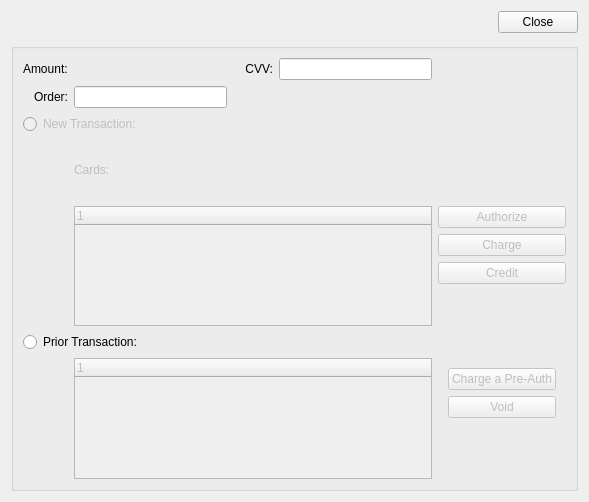
<?xml version="1.0" encoding="UTF-8"?>
<ui version="4.0">
 <comment>This file is part of the xTuple ERP: PostBooks Edition, a free and
open source Enterprise Resource Planning software suite,
Copyright (c) 1999-2012 by OpenMFG LLC, d/b/a xTuple.
It is licensed to you under the Common Public Attribution License
version 1.0, the full text of which (including xTuple-specific Exhibits)
is available at www.xtuple.com/CPAL.  By using this software, you agree
to be bound by its terms.</comment>
 <class>scriptCC</class>
 <widget class="QWidget" name="scriptCC">
  <property name="geometry">
   <rect>
    <x>0</x>
    <y>0</y>
    <width>589</width>
    <height>502</height>
   </rect>
  </property>
  <property name="windowTitle">
   <string>Form</string>
  </property>
  <layout class="QGridLayout" name="gridLayout_2">
   <item row="0" column="0" rowspan="2">
    <widget class="CustInfo" name="_cust" native="true"/>
   </item>
   <item row="0" column="3" rowspan="2">
    <layout class="QVBoxLayout" name="verticalLayout_3">
     <item>
      <widget class="QPushButton" name="_close">
       <property name="text">
        <string>Close</string>
       </property>
      </widget>
     </item>
     <item>
      <spacer name="verticalSpacer_3">
       <property name="orientation">
        <enum>Qt::Vertical</enum>
       </property>
       <property name="sizeHint" stdset="0">
        <size>
         <width>20</width>
         <height>0</height>
        </size>
       </property>
      </spacer>
     </item>
    </layout>
   </item>
   <item row="2" column="0" colspan="4">
    <widget class="QGroupBox" name="groupBox">
     <property name="title">
      <string/>
     </property>
     <layout class="QGridLayout" name="gridLayout">
      <item row="2" column="0" colspan="3">
       <widget class="QRadioButton" name="_newTrans">
        <property name="enabled">
         <bool>false</bool>
        </property>
        <property name="text">
         <string>New Transaction:</string>
        </property>
       </widget>
      </item>
      <item row="3" column="0" rowspan="3">
       <spacer name="horizontalSpacer">
        <property name="orientation">
         <enum>Qt::Horizontal</enum>
        </property>
        <property name="sizeType">
         <enum>QSizePolicy::Fixed</enum>
        </property>
        <property name="sizeHint" stdset="0">
         <size>
          <width>20</width>
          <height>60</height>
         </size>
        </property>
       </spacer>
      </item>
      <item row="6" column="1" colspan="5">
       <widget class="XTreeWidget" name="_card">
        <property name="enabled">
         <bool>false</bool>
        </property>
       </widget>
      </item>
      <item row="7" column="0" colspan="3">
       <widget class="QRadioButton" name="_oldTrans">
        <property name="text">
         <string>Prior Transaction:</string>
        </property>
       </widget>
      </item>
      <item row="8" column="1" colspan="5">
       <widget class="XTreeWidget" name="_prior">
        <property name="enabled">
         <bool>false</bool>
        </property>
       </widget>
      </item>
      <item row="4" column="1">
       <widget class="QLabel" name="_cardLit">
        <property name="enabled">
         <bool>false</bool>
        </property>
        <property name="text">
         <string>Cards:</string>
        </property>
       </widget>
      </item>
      <item row="8" column="6">
       <layout class="QVBoxLayout" name="verticalLayout">
        <property name="margin">
         <number>10</number>
        </property>
        <item>
         <widget class="QPushButton" name="_chargePreauth">
          <property name="enabled">
           <bool>false</bool>
          </property>
          <property name="text">
           <string>Charge a Pre-Auth</string>
          </property>
         </widget>
        </item>
        <item>
         <widget class="QPushButton" name="_void">
          <property name="enabled">
           <bool>false</bool>
          </property>
          <property name="text">
           <string>Void</string>
          </property>
         </widget>
        </item>
        <item>
         <spacer name="verticalSpacer">
          <property name="orientation">
           <enum>Qt::Vertical</enum>
          </property>
          <property name="sizeHint" stdset="0">
           <size>
            <width>0</width>
            <height>0</height>
           </size>
          </property>
         </spacer>
        </item>
       </layout>
      </item>
      <item row="6" column="6">
       <layout class="QVBoxLayout" name="verticalLayout_2">
        <item>
         <widget class="QPushButton" name="_authorize">
          <property name="enabled">
           <bool>false</bool>
          </property>
          <property name="text">
           <string>Authorize</string>
          </property>
         </widget>
        </item>
        <item>
         <widget class="QPushButton" name="_charge">
          <property name="enabled">
           <bool>false</bool>
          </property>
          <property name="text">
           <string>Charge</string>
          </property>
         </widget>
        </item>
        <item>
         <widget class="QPushButton" name="_credit">
          <property name="enabled">
           <bool>false</bool>
          </property>
          <property name="text">
           <string>Credit</string>
          </property>
         </widget>
        </item>
        <item>
         <spacer name="verticalSpacer_2">
          <property name="orientation">
           <enum>Qt::Vertical</enum>
          </property>
          <property name="sizeHint" stdset="0">
           <size>
            <width>0</width>
            <height>0</height>
           </size>
          </property>
         </spacer>
        </item>
       </layout>
      </item>
      <item row="0" column="0">
       <widget class="QLabel" name="_amountLit">
        <property name="text">
         <string>Amount:</string>
        </property>
        <property name="buddy">
         <cstring>_amount</cstring>
        </property>
       </widget>
      </item>
      <item row="0" column="1" colspan="3">
       <widget class="CurrCluster" name="_amount"/>
      </item>
      <item row="0" column="5">
       <widget class="QLineEdit" name="_cvv">
        <property name="maxLength">
         <number>4</number>
        </property>
       </widget>
      </item>
      <item row="0" column="4">
       <widget class="QLabel" name="_cvvLit">
        <property name="text">
         <string>CVV:</string>
        </property>
        <property name="alignment">
         <set>Qt::AlignRight|Qt::AlignTrailing|Qt::AlignVCenter</set>
        </property>
       </widget>
      </item>
      <item row="1" column="1">
       <widget class="QLineEdit" name="_order"/>
      </item>
      <item row="1" column="0">
       <widget class="QLabel" name="_orderLit">
        <property name="text">
         <string>Order:</string>
        </property>
        <property name="alignment">
         <set>Qt::AlignRight|Qt::AlignTrailing|Qt::AlignVCenter</set>
        </property>
       </widget>
      </item>
     </layout>
    </widget>
   </item>
   <item row="0" column="1">
    <spacer name="horizontalSpacer_2">
     <property name="orientation">
      <enum>Qt::Horizontal</enum>
     </property>
     <property name="sizeHint" stdset="0">
      <size>
       <width>40</width>
       <height>20</height>
      </size>
     </property>
    </spacer>
   </item>
  </layout>
 </widget>
 <customwidgets>
  <customwidget>
   <class>CurrCluster</class>
   <extends>CurrDisplay</extends>
   <header>currcluster.h</header>
  </customwidget>
  <customwidget>
   <class>CurrDisplay</class>
   <extends>QWidget</extends>
   <header>currcluster.h</header>
  </customwidget>
  <customwidget>
   <class>XTreeWidget</class>
   <extends>QTreeWidget</extends>
   <header>xtreewidget.h</header>
  </customwidget>
  <customwidget>
   <class>CustInfo</class>
   <extends>QWidget</extends>
   <header>custcluster.h</header>
  </customwidget>
 </customwidgets>
 <resources/>
 <connections>
  <connection>
   <sender>_newTrans</sender>
   <signal>toggled(bool)</signal>
   <receiver>_card</receiver>
   <slot>setEnabled(bool)</slot>
   <hints>
    <hint type="sourcelabel">
     <x>141</x>
     <y>134</y>
    </hint>
    <hint type="destinationlabel">
     <x>141</x>
     <y>263</y>
    </hint>
   </hints>
  </connection>
  <connection>
   <sender>_cust</sender>
   <signal>valid(bool)</signal>
   <receiver>groupBox</receiver>
   <slot>setEnabled(bool)</slot>
   <hints>
    <hint type="sourcelabel">
     <x>78</x>
     <y>22</y>
    </hint>
    <hint type="destinationlabel">
     <x>62</x>
     <y>76</y>
    </hint>
   </hints>
  </connection>
  <connection>
   <sender>_prior</sender>
   <signal>valid(bool)</signal>
   <receiver>_chargePreauth</receiver>
   <slot>setEnabled(bool)</slot>
   <hints>
    <hint type="sourcelabel">
     <x>374</x>
     <y>369</y>
    </hint>
    <hint type="destinationlabel">
     <x>557</x>
     <y>369</y>
    </hint>
   </hints>
  </connection>
  <connection>
   <sender>_prior</sender>
   <signal>valid(bool)</signal>
   <receiver>_void</receiver>
   <slot>setEnabled(bool)</slot>
   <hints>
    <hint type="sourcelabel">
     <x>381</x>
     <y>401</y>
    </hint>
    <hint type="destinationlabel">
     <x>557</x>
     <y>401</y>
    </hint>
   </hints>
  </connection>
  <connection>
   <sender>_card</sender>
   <signal>valid(bool)</signal>
   <receiver>_authorize</receiver>
   <slot>setEnabled(bool)</slot>
   <hints>
    <hint type="sourcelabel">
     <x>301</x>
     <y>228</y>
    </hint>
    <hint type="destinationlabel">
     <x>561</x>
     <y>228</y>
    </hint>
   </hints>
  </connection>
  <connection>
   <sender>_card</sender>
   <signal>valid(bool)</signal>
   <receiver>_charge</receiver>
   <slot>setEnabled(bool)</slot>
   <hints>
    <hint type="sourcelabel">
     <x>292</x>
     <y>261</y>
    </hint>
    <hint type="destinationlabel">
     <x>561</x>
     <y>261</y>
    </hint>
   </hints>
  </connection>
  <connection>
   <sender>_card</sender>
   <signal>valid(bool)</signal>
   <receiver>_credit</receiver>
   <slot>setEnabled(bool)</slot>
   <hints>
    <hint type="sourcelabel">
     <x>294</x>
     <y>288</y>
    </hint>
    <hint type="destinationlabel">
     <x>561</x>
     <y>288</y>
    </hint>
   </hints>
  </connection>
  <connection>
   <sender>_oldTrans</sender>
   <signal>toggled(bool)</signal>
   <receiver>_prior</receiver>
   <slot>setEnabled(bool)</slot>
   <hints>
    <hint type="sourcelabel">
     <x>185</x>
     <y>335</y>
    </hint>
    <hint type="destinationlabel">
     <x>185</x>
     <y>355</y>
    </hint>
   </hints>
  </connection>
  <connection>
   <sender>_newTrans</sender>
   <signal>toggled(bool)</signal>
   <receiver>_cardLit</receiver>
   <slot>setEnabled(bool)</slot>
   <hints>
    <hint type="sourcelabel">
     <x>115</x>
     <y>128</y>
    </hint>
    <hint type="destinationlabel">
     <x>110</x>
     <y>171</y>
    </hint>
   </hints>
  </connection>
 </connections>
</ui>
